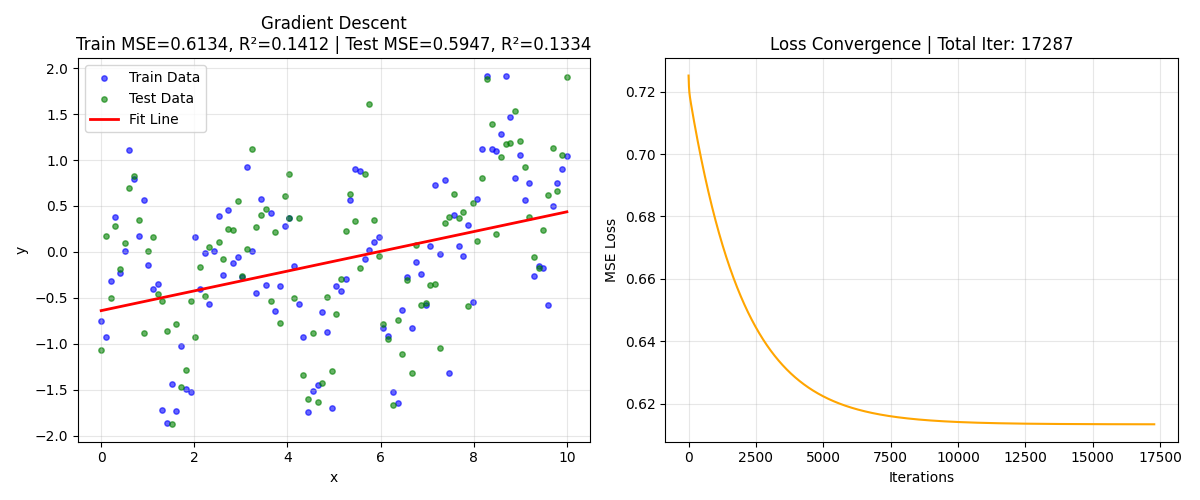

This chart was generated by the following Python code:
import numpy as np
import pandas as pd
import matplotlib
matplotlib.use('TkAgg')
import matplotlib.pyplot as plt

# 读取Excel数据
train_df = pd.read_excel("Data4Regression.xlsx", sheet_name=0)
test_df = pd.read_excel("Data4Regression.xlsx", sheet_name=1)

x_train, y_train = train_df.iloc[:,0].values, train_df.iloc[:,1].values
x_test, y_test = test_df.iloc[:,0].values, test_df.iloc[:,1].values

X_train = np.c_[np.ones_like(x_train), x_train]
X_test = np.c_[np.ones_like(x_test), x_test]

# 梯度下降超参数设置
lr = 0.001        # 学习率
epochs = 50000    # 最大迭代次数
tol = 1e-8        # 收敛阈值
theta = np.zeros(2)  # 初始化参数 [b, w]
loss_history = []  # 记录损失变化

# 梯度下降迭代优化
for i in range(epochs):
    y_pred = X_train @ theta
    # 计算梯度
    grad = X_train.T @ (y_pred - y_train) / len(y_train)
    # 更新参数
    theta -= lr * grad
    # 记录MSE损失
    loss = np.mean((y_train - y_pred) ** 2)
    loss_history.append(loss)
    # 收敛判断：损失变化小于阈值则停止
    if i > 0 and abs(loss_history[-1] - loss_history[-2]) < tol:
        break

b, w = theta[0], theta[1]

# 预测值
y_train_pred = X_train @ theta
y_test_pred = X_test @ theta

# 计算MSE
train_mse = np.mean((y_train - y_train_pred) ** 2)
test_mse = np.mean((y_test - y_test_pred) ** 2)

# 计算R²【新增核心代码】
ss_res_train = np.sum((y_train - y_train_pred) ** 2)
ss_tot_train = np.sum((y_train - np.mean(y_train)) ** 2)
r2_train = 1 - (ss_res_train / ss_tot_train)

ss_res_test = np.sum((y_test - y_test_pred) ** 2)
ss_tot_test = np.sum((y_test - np.mean(y_test)) ** 2)
r2_test = 1 - (ss_res_test / ss_tot_test)

# 绘制双图：拟合结果 + 损失收敛曲线
plt.figure(figsize=(12, 5))
# 子图1：拟合直线
plt.subplot(1, 2, 1)
plt.scatter(x_train, y_train, color="blue", label="Train Data", s=15, alpha=0.6)
plt.scatter(x_test, y_test, color="green", label="Test Data", s=15, alpha=0.6)
x_line = np.linspace(0, 10, 100)
plt.plot(x_line, b + w*x_line, color="red", linewidth=2, label="Fit Line")
plt.title(f"Gradient Descent\nTrain MSE={train_mse:.4f}, R²={r2_train:.4f} | Test MSE={test_mse:.4f}, R²={r2_test:.4f}")
plt.xlabel("x")
plt.ylabel("y")
plt.legend()
plt.grid(alpha=0.3)

# 子图2：损失收敛曲线
plt.subplot(1, 2, 2)
plt.plot(loss_history, color="orange", linewidth=1.5)
plt.title(f"Loss Convergence | Total Iter: {len(loss_history)}")
plt.xlabel("Iterations")
plt.ylabel("MSE Loss")
plt.grid(alpha=0.3)

plt.tight_layout()
plt.show()

# 控制台输出详细结果
print("="*60)
print("Gradient Descent - Final Result")
print("="*60)
print(f"Intercept (b) = {b:.6f}")
print(f"Slope      (w) = {w:.6f}")
print("-"*60)
print(f"Train Set - MSE: {train_mse:.6f}, R²: {r2_train:.6f}")
print(f"Test Set  - MSE: {test_mse:.6f}, R²: {r2_test:.6f}")
print("-"*60)
print(f"Total Iterations: {len(loss_history)}")
print("="*60)
